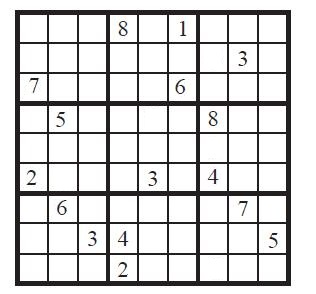
#> input picture 13.Gradients/sudoku.jpg, 316 x 294 px
$ python Gradients.py   (older library calls are emulated)
#> lines starting #> are read from the running program, lines starting #| are printed output that depends on the picture
"""
* Used for edge detection
* According to color intensities
"""

import cv2
import matplotlib.pyplot as plt

# Transfer img in
img = cv2.imread("sudoku.jpg", 0)
#> img: shape (294, 316); min 1, max 255, mean 214
plt.figure(), plt.imshow(img, cmap="gray"), plt.axis("off"), plt.title("Original")

# X axis Gradian
sobelX = cv2.Sobel(img, ddepth=cv2.CV_16S, dx=1, dy=0, ksize=5)  # ddept output depth
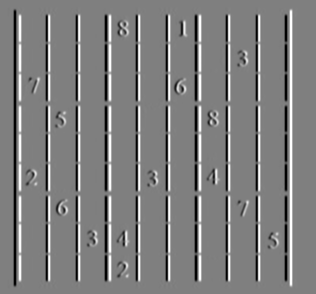
#> sobelX: shape (294, 316) int16; min -10816, max 10807, mean 0; drawn with min black and max white
plt.figure(), plt.imshow(sobelX, cmap="gray"), plt.axis("off"), plt.title("Gradian X")

# Y axis Gradian
sobelY = cv2.Sobel(img, ddepth=cv2.CV_16S, dx=0, dy=1, ksize=5)
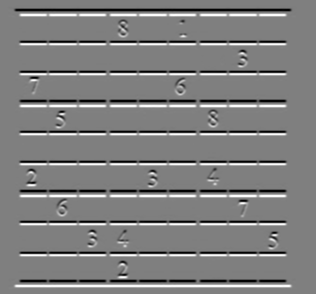
#> sobelY: shape (294, 316) int16; min -10818, max 10837, mean 0; drawn with min black and max white
plt.figure(), plt.imshow(sobelY, cmap="gray"), plt.axis("off"), plt.title("Gradian Y")

# X + Y weird it does not work
sobelXY = cv2.Sobel(img, ddepth=cv2.CV_16S, dx=1, dy=1, ksize=5)
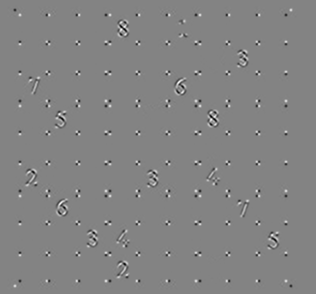
#> sobelXY: shape (294, 316) int16; min -3302, max 3110, mean 0; drawn with min black and max white
plt.figure(), plt.imshow(sobelXY, cmap="gray"), plt.axis("off"), plt.title("Gradian XY")

# Laplacian Gradient
laplacian = cv2.Laplacian(img, ddepth=cv2.CV_16S, ksize=5)
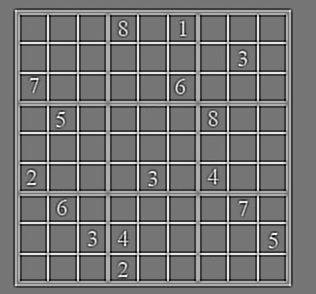
#> laplacian: shape (294, 316) int16; min -7476, max 8708, mean 0; drawn with min black and max white
plt.figure(), plt.imshow(laplacian, cmap="gray"), plt.axis("off"), plt.title("Laplacian")

plt.show()
